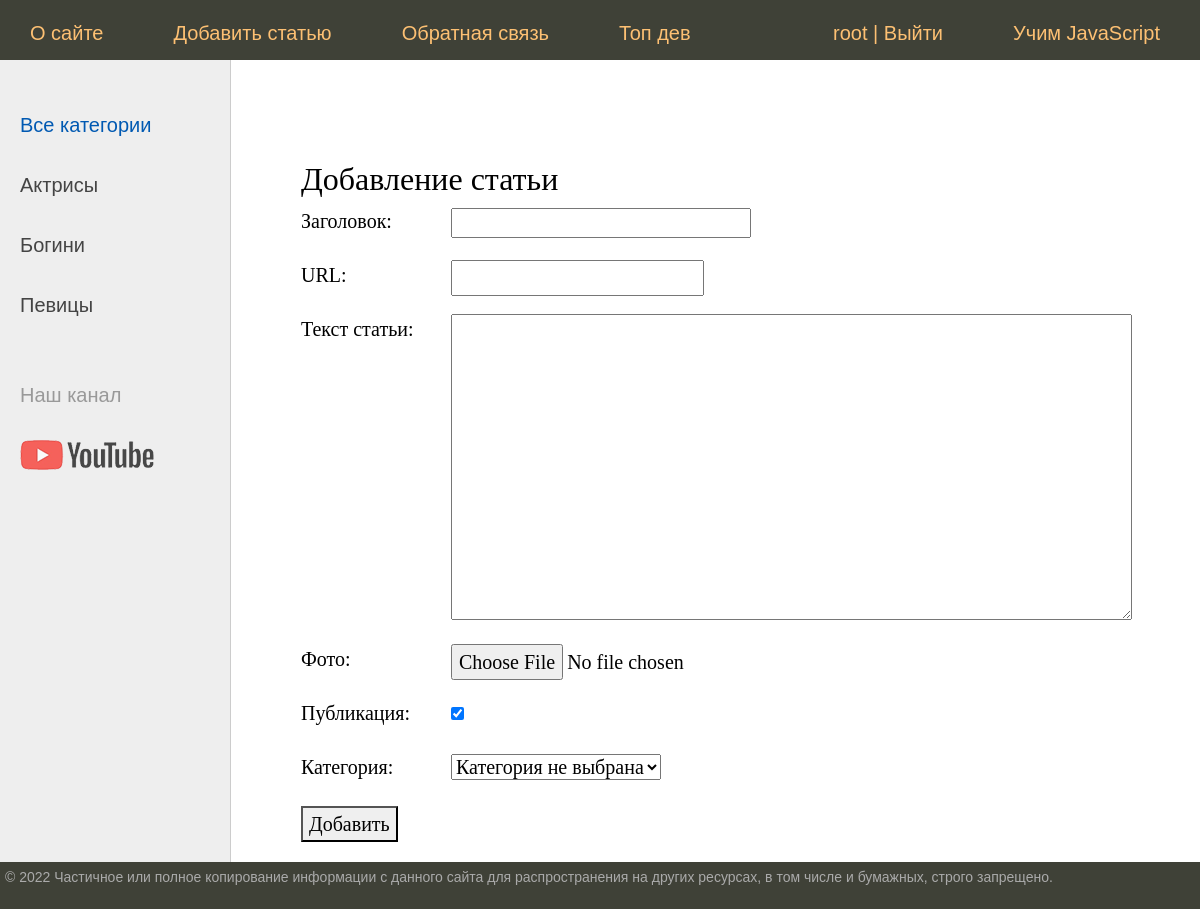
Screenshot of /addpage/ (signed in) with the database file from the repository.
### women/models.py (models this page shows)
class Category(models.Model):
    name = models.CharField(max_length=100, db_index=True, verbose_name='Название категории')
    slug = models.SlugField(max_length=255, unique=True, db_index=True, verbose_name='URL')
    def __str__(self):
        return self.name
    def get_absolute_url(self):
        return reverse('category', kwargs={'cat_slug': self.slug})
    class Meta:
        verbose_name = 'Категория'
        verbose_name_plural = 'Категории'
        ordering = ['name']

### women/views.py (the view)
# urls.py: path('addpage/', AddPage.as_view(), name='add_page'),
class AddPage(LoginRequiredMixin, DataMixin, CreateView):
    form_class = AddPostForm
    template_name = 'women/addpage.html'
    success_url = reverse_lazy('home')
    login_url = reverse_lazy('login')
    def get_context_data(self, *, object_list=None, **kwargs):
        context = super().get_context_data(**kwargs)
        c_def = self.get_user_context(title='Добавление статьи')
        return dict(list(context.items())+list(c_def.items()))

### women/forms.py (shortened to what this page needs)
class AddPostForm(forms.ModelForm):
    def __init__(self, *args, **kwargs):
        super().__init__(*args, **kwargs)
        self.fields['cat'].empty_label = "Категория не выбрана"
    class Meta:
        model = Women
        fields = ['title', 'slug', 'content', 'photo', 'is_published', 'cat']
        widgets ={
            'title': forms.TextInput(attrs={'class': 'form-input'}),
            'content': forms.Textarea(attrs={'cols': 60, 'rows': 10}),
        }

### women/templatetags/women_tags.py (called while the page is built)
@register.inclusion_tag('usertags/list_categories.html')
def show_categories(sort=None, cat_selected=None):
    if not sort:
        cats = Category.objects.all()
    else:
        cats = Category.objects.order_by(sort)
    return {"cats": cats, "cat_selected": cat_selected}

### women/utils.py (called while the page is built)
    def get_user_context(self, **kwargs):
        context = kwargs
        user_menu = menu.copy()
        if not self.request.user.is_authenticated:
            user_menu.pop(1)
            context['login_form'] = LoginUserForm
        context['menu'] = user_menu
        if 'cat_selected' not in context:
            context['cat_selected'] = 0
        return context

### women/templates/women/addpage.html (shortened to what this page needs)
{% extends 'women/base.html' %}
{% block content %}
    <h1>{{ title }}</h1>
    <form action="{% url 'add_page' %}" method="post" enctype="multipart/form-data">
        {% for f in form %}
            <p><label class="form-label" for="{{ f.id_for_label }}">{{f.label}}: </label>{{ f }}</p>
        {% endfor %}
        <button type="submit">Добавить</button>
    </form>
{% endblock %}

### women/templates/women/base.html (shortened to what this page needs)
{% load static %}
{% load women_tags %}
{% load cache %}
<!DOCTYPE html>
<html>
<head>
    {% block styles %}
        <link href="https://cdn.jsdelivr.net/npm/bootstrap@5.0.2/dist/css/bootstrap.min.css" rel="stylesheet">
        <link type="text/css" href="{% static 'women/css/styles.css' %}" rel="stylesheet" />
    {% endblock %}
</head>
<body>
    <table class="table-page" border=0 cellpadding="0" cellspacing="0">
        <tr>
            <td valign=top>
                {% block mainmenu %}
                    <div class="header">
                        <ul id="mainmenu" class="mainmenu">
                            {% for m in menu %}
                                {% if not forloop.last %}
                                    <li><a href="{% url m.url_name %}">{{m.title}}</a></li>
	                            {% else %}
			                        <li class="last"><a href="{% url m.url_name %}">{{m.title}}</a></li>
	                            {% endif %}
                            {% endfor %}
                            {% if user.is_authenticated %}
                                <li class="last">{{ user.username }} | <a href="{% url 'logout' %}">Выйти</a></li>
                            {% else %}
                                <li class="last"><a href="{% url 'register' %}">Регистрация</a> | <a href="{% url 'login' %}">Авторизация</a></li>
                            {% endif %}
                        </ul>
                    </div>
                {% endblock %}
                <table class="table-content" border=0 cellpadding="0" cellspacing="0">
                    <tr>
                        <td valign="top" class="left-chapters">
                            <ul id="leftchapters">
                                {% if cat_selected == 0 %}
                                    <li class="selected">Все категории</li>
                                {% else %}
                                    <li><a href="{% url 'home' %}">Все категории</a></li>
                                {% endif %}
                                {% show_categories 'name' cat_selected %}
                                <li class="share">
                                    <p>Наш канал</p>
                                    <a class="share-yt" href="https://www.youtube.com/channel/UCqBD5GbLP7-nYISbnaAzm3A" target="_blank" rel="nofollow"></a>
                                </li>
                            </ul>
                        </td>
                        <td valign="top" class="content">
                            <div class="content-text">
                                {% block content %}{% endblock %}
                            </div>
                        </td>
                    </tr>
                </table>
            </td>
        </tr>
        <tr>
            <td valign=top>
                <div id="footer">
                    <p>&copy; 2022 Частичное или полное копирование информации с данного сайта для распространения на других ресурсах, в том числе и бумажных, строго запрещено.</p>
                </div>
            </td>
        </tr>
    </table>
</body>
</html>

### women/templates/usertags/list_categories.html
{% for post in cats %}
    {% if post.slug == cat_selected %}
        <li class="selected">{{post.name}}</li>
    {% else %}
        <li><a href="{{post.get_absolute_url}}">{{post.name}}</a> </li>
    {% endif %}
{% endfor %}

### women/static/women/css/styles.css (style rules this page uses)
html, body { font-family: 'Arial'; margin: 0; padding: 0; height: 100%; width: 100%; color: #444; }
a { color: #0059b2; text-decoration: none; }
.table-page { width: 100%; height: 100%; vertical-align: top; }
.table-page tr { height: 100%; }
.header { background: #3F4137; height: 60px; }
ul.mainmenu { list-style: none; margin: 0; padding: 0; height: 60px; color: #fdc073; font-size: 20px; overflow: hidden; }
ul.mainmenu li { float: left; margin: 18px 40px 0 30px; }
ul.mainmenu li.last { float: right; }
ul.mainmenu li a { color: #fdc073; text-decoration: none; }
.table-content { width: 100%; min-height: 100%; height: 100%; }
.left-chapters { margin: 0; background: #eee; border-right: 1px solid #ccc; min-height: 100%; }
.left-chapters ul { width: 230px; min-height: 100%; margin: 0; padding: 20px 10px 10px 20px; list-style: none; font-size: 20px; }
.left-chapters ul li { margin: 30px 0 0 0; color: #999; }
.left-chapters ul li.selected { color: #0059b2; }
.left-chapters ul li a { color: #444; text-decoration: none; }
.left-chapters ul li.share { margin: 60px 0 0 0; }
.left-chapters ul li.share p { margin: 30px 0 30px 0; }
.left-chapters ul li.share a { display: inline-block; width: 40px; height: 40px; margin: 0 20px 0 0; }
.left-chapters ul li.share a.share-yt { width: 100%; height: 30px; background: url('../img/share_yt.png') no-repeat 0 0 }
.content { padding: 40px 20px 20px 40px; width: 100%; box-sizing: border-box; }
.content-text { margin: 60px 0 0 30px; color: #000; font-size: 20px; font-family: Yandex Sans Display Light; }
.content-text h1 { font-size: 32px; }
#footer { box-sizing: border-box; background: #3F4137; padding: 5px; color: #aaa; font-size: 14px; font-family: Verdana, Geneva, Arial, Helvetica; text-align: left; overflow: hidden; }
.form-input { width: 300px; font-size: 16px; }
.form-label { display: inline-block; min-width: 150px; vertical-align: top; }

### rows the page displays
Category: name "Актрисы"
Category: name "Богини"
Category: name "Певицы"

### other values shown
{{ m.title }} "О сайте" "Добавить статью" "Обратная связь" "Топ дев"
{{ m.title }} "Учим JavaScript"
{{ user.username }} "root"
{{ title }} "Добавление статьи"
{{ f.label }} "Заголовок" "URL" "Текст статьи" "Фото" "Публикация" "Категория"
